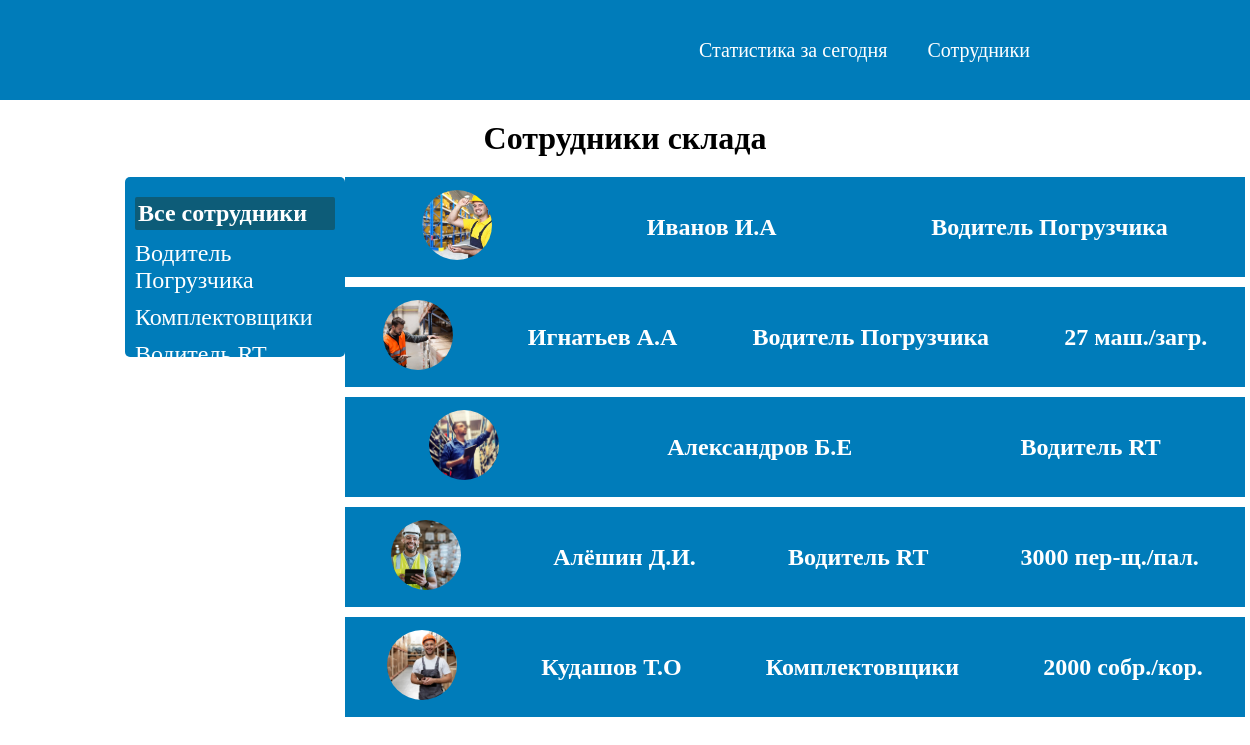
The app's page /profiles/, older data.
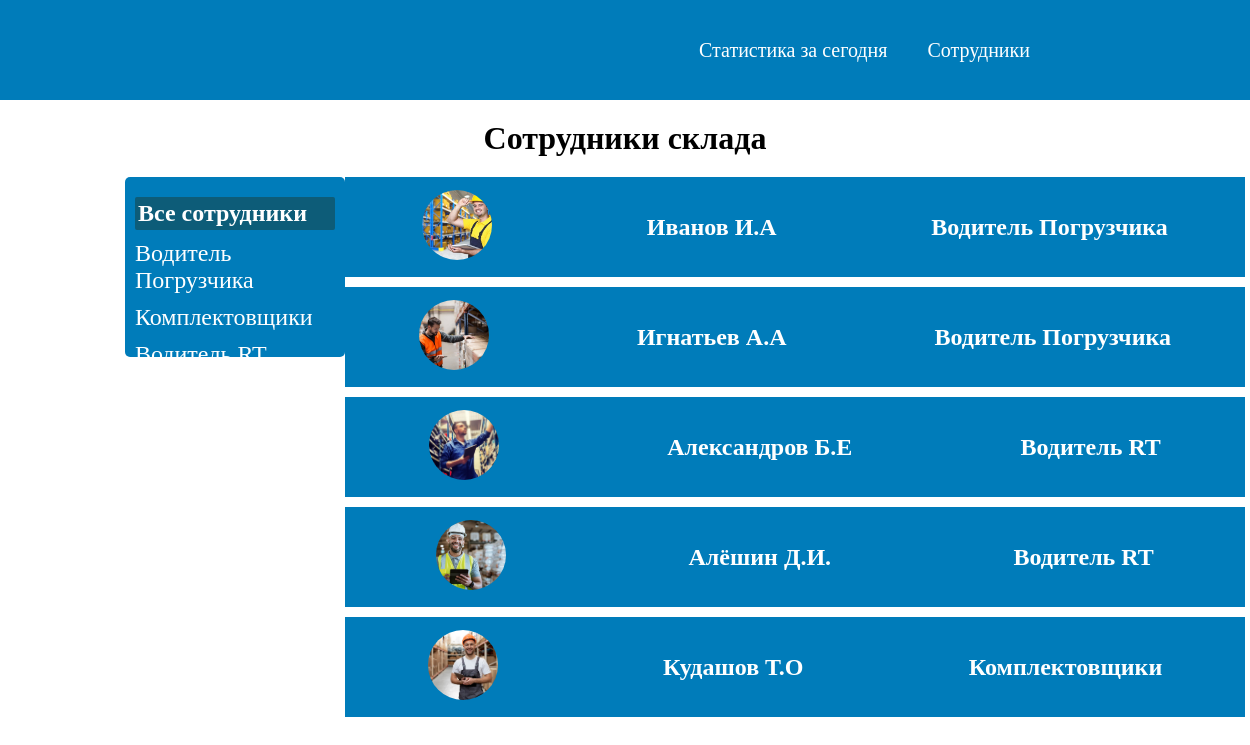
The same page, newer data.
### users/models.py (models this page shows, shortened)
class Profile(models.Model):
    name = models.CharField(max_length=60, verbose_name='Имя сотрудника')
    photo = models.ImageField(upload_to='media/profile/%Y/%m/%d/', verbose_name='Изображения сотрудника')
    slug = models.SlugField(max_length=200, unique=True, verbose_name='url сотрудника')
    collected = models.IntegerField(blank=True, null=True, verbose_name='Собранно коробов')
    transported = models.IntegerField(blank=True, null=True, verbose_name='Перевезено паллет')
    discharge = models.IntegerField(blank=True, null=True, verbose_name='Выгружено машин')
    shipment = models.IntegerField(blank=True, null=True, verbose_name='Загружено машин')
    others = models.IntegerField(blank=True, null=True, verbose_name='Время перерывов')
    time_employment = models.DateTimeField(auto_now_add=True, verbose_name='Дата трудоустройства')
    is_public = models.BooleanField(default=True, verbose_name='Числится в штате')
    employee_category = models.ForeignKey('CategoryEmployee', on_delete=models.PROTECT, verbose_name='Категория')
    def get_absolute_url(self):
        return reverse('user_profile', kwargs={'user_slug': self.slug})
    class Meta:
        verbose_name = 'Сотрудника'
        verbose_name_plural = 'Сотрудники'

class CategoryEmployee(models.Model):
    category_name = models.CharField(max_length=150, verbose_name='Категории сотрудников')
    slug = models.SlugField(max_length=150, unique=True, verbose_name='url категорий')
    def __str__(self):
        return self.category_name
    def get_absolute_url(self):
        return reverse('category_employee', kwargs={'category_slug': self.slug})
    class Meta:
        verbose_name = 'Категорию'
        verbose_name_plural = 'Категории'

### users/views.py (the view)
# urls.py: path('', ProfileInfo.as_view(), name='profiles'),
class ProfileInfo(ListView, DataMixim):
    model = Profile
    template_name = 'users/profiles.html'
    context_object_name = 'profiles'
    def get_context_data(self, **kwargs):
        context = super().get_context_data(**kwargs)
        user_context = self.get_user_context_data(**kwargs)
        context.update(user_context)
        return context

### users/utils.py (called while the page is built)
    def get_user_context_data(self, **kwargs):
        context = kwargs
        cat_employee = CategoryEmployee.objects.annotate(profiles_count=Count('profile'))
        context['cat_employee'] = cat_employee
        if 'cat_selected' not in context:
            context['cat_selected'] = 0
        return context

### users/templates/users/profiles.html (shortened to what this page needs)
{% extends 'info/base.html' %}
{% block content %}
    <h1 class="title-h1">Сотрудники склада</h1>
    <article class="chart">
        <div class="category_employee">
            {% if cat_selected == 0 %}
                <li class="selected">Все сотрудники</li>
            {% else %}
                <a href="{% url 'profiles' %}"><li>Все сотрудники</li></a>
            {% endif %}
            {% for employee in cat_employee %}
                {% if employee.profiles_count > 0 %}
                    {% if employee.pk == cat_selected %}
                        <li class="selected">{{ employee.category_name }}</li>
                    {% else %}
                        <a href="{{ employee.get_absolute_url }}"><li>{{ employee.category_name }}</li></a>
                    {% endif %}
                {% endif %}
            {% endfor %}
        </div>
        <ul>
            {% for profile in profiles %}
            <a href="{{ profile.get_absolute_url }}">
                <li class="employee">
                    <div>
                        <img src="{{ profile.photo.url }}" alt="Изображения пользователя" class="image_profile">
                    </div>
                    <h2>{{ profile.name|slice:20 }}</h2>
                    <h2>{{ profile.employee_category }}</h2>
                    {% if profile.collected %}
                        <h2>{{ profile.collected }} собр./кор.</h2>
                    {% elif profile.transported %}
                        <h2>{{ profile.transported }} пер-щ./пал.</h2>
                    {% elif profile.discharge %}
                        <h2>{{ profile.discharge }} маш./выгр.</h2>
                    {% elif profile.shipment %}
                        <h2>{{ profile.shipment }} маш./загр.</h2>
                    {% endif %}
                </li>
            </a>
            {% endfor %}
        </ul>
    </article>
{% endblock %}

Row changes from the older to the newer data that the page shows:
changed Profile "Игнатьев А.А": shipment "27" → (not shown)
changed Profile "Алёшин Д.И.": transported "3000" → (not shown)
changed Profile "Кудашов Т.О": collected "2000" → (not shown)
